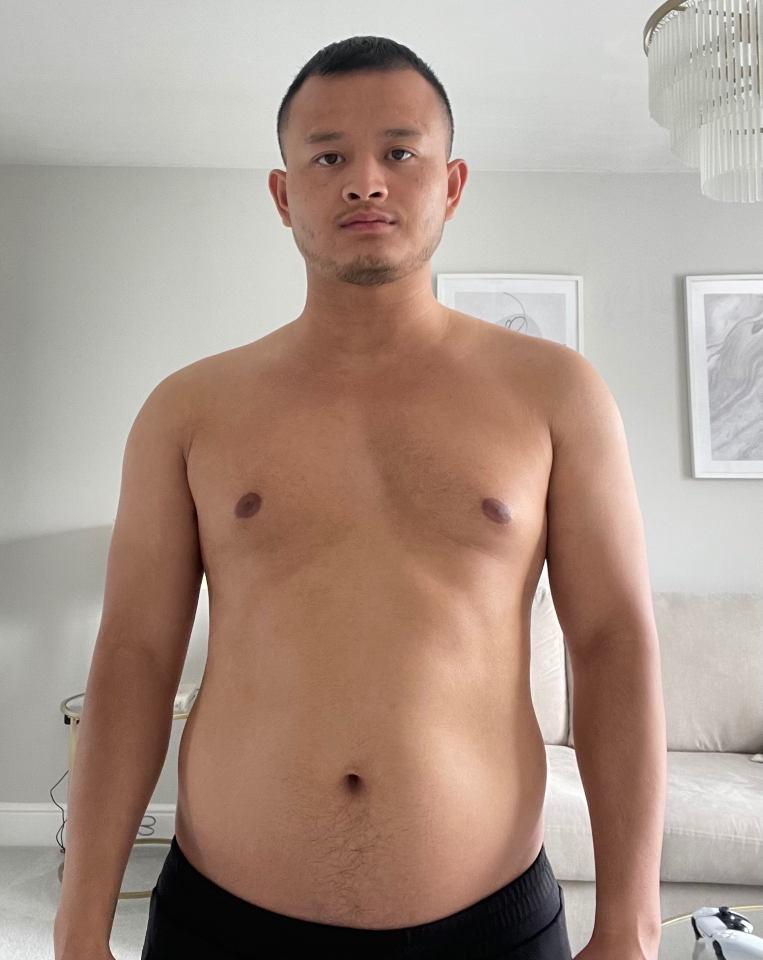
#> input picture assets/journey/before-source.jpg, 1525 x 1920 px (shown at 1/2 size); its folder holds 2 pictures in this run
$ python supplied_photos.py
#> lines starting #> are read from the running program, lines starting #| are printed output that depends on the picture
"""Cut the photos of Alex supplied by the project owner (2026-10-17).

Sources live in assets/journey/. Each is cropped to 4:5, resized to 720x900
and given a light contrast lift. They stay in colour (2026-10-21: the new brand has no black-and-white look). The before/after pair use
the same framing (head to waistband).

Usage (needs Pillow):
    python3 scripts/supplied_photos.py
Outputs: public/journey/before.jpg, public/journey/after.jpg
         """

from pathlib import Path

from PIL import Image, ImageOps

ROOT = Path(__file__).resolve().parent.parent
SRC_DIR = ROOT / "assets/journey"

# source name: (output path, (x, y, width) of a 4:5 crop in the source)
SHOTS = {
    "before": ("public/journey/before.jpg", (0, 0, 1525)),  # 1525x1920 phone photo at home
    "after": ("public/journey/after.jpg", (0, 20, 654)),  # 654x960 gym photo
}


def main():
    for name, (dest, (x, y, w)) in SHOTS.items():
        image = ImageOps.exif_transpose(Image.open(SRC_DIR / f"{name}-source.jpg"))
#> image is the input picture: PIL image 1525x1920 RGB; mean R, G, B 170.4, 150.1, 138.6
        h = round(w * 5 / 4)
        crop = image.crop((x, y, x + w, y + h)).resize((720, 900), Image.LANCZOS)
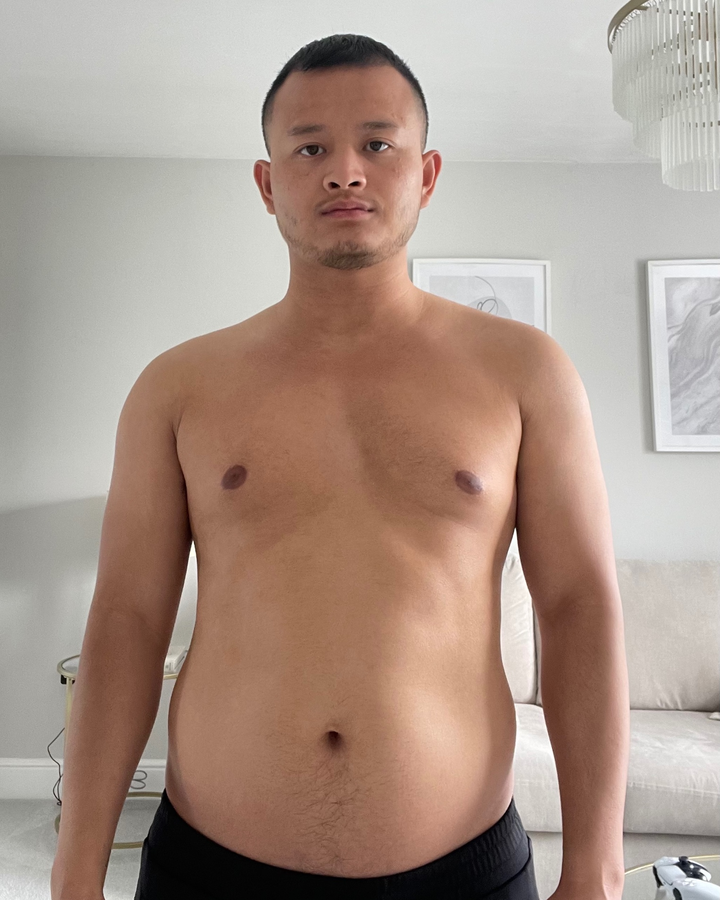
#> crop: PIL image 720x900 RGB; mean R, G, B 171, 150.7, 139.1
        # Slight contrast lift around mid-grey, colour kept.
        graded = crop.convert("RGB").point(lambda v: max(0, min(255, round((v - 128) * 1.06 + 128))))
        out = ROOT / dest
        out.parent.mkdir(parents=True, exist_ok=True)
        graded.save(out, quality=88, optimize=True, progressive=True)
        print(f"{name}: {out}")


if __name__ == "__main__":
#> (the run stopped early here; a loop or call above may not have finished)
